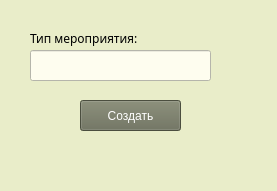
<?xml version="1.0" encoding="UTF-8"?>
<ui version="4.0">
 <class>Form</class>
 <widget class="QWidget" name="Form">
  <property name="geometry">
   <rect>
    <x>0</x>
    <y>0</y>
    <width>277</width>
    <height>191</height>
   </rect>
  </property>
  <property name="windowTitle">
   <string>Form</string>
  </property>
  <property name="styleSheet">
   <string notr="true">background-color: rgb(233, 237, 201);
selection-color: rgb(255, 255, 255);
selection-background-color: rgb(105, 109, 88);</string>
  </property>
  <widget class="QLabel" name="label">
   <property name="geometry">
    <rect>
     <x>30</x>
     <y>30</y>
     <width>151</width>
     <height>16</height>
    </rect>
   </property>
   <property name="font">
    <font>
     <family>Century Gothic</family>
     <pointsize>9</pointsize>
    </font>
   </property>
   <property name="text">
    <string>Тип мероприятия:</string>
   </property>
  </widget>
  <widget class="QPushButton" name="createButton">
   <property name="geometry">
    <rect>
     <x>80</x>
     <y>100</y>
     <width>101</width>
     <height>31</height>
    </rect>
   </property>
   <property name="styleSheet">
    <string notr="true">font: 9pt &quot;Century Gothic&quot;;
background-color: rgb(105, 109, 88);
color: rgb(255, 255, 255);</string>
   </property>
   <property name="text">
    <string>Создать</string>
   </property>
  </widget>
  <widget class="QLineEdit" name="typeEdit">
   <property name="geometry">
    <rect>
     <x>30</x>
     <y>50</y>
     <width>181</width>
     <height>31</height>
    </rect>
   </property>
   <property name="styleSheet">
    <string notr="true">background-color: rgb(254, 253, 239);
font: 9pt &quot;Century Gothic&quot;;</string>
   </property>
   <property name="text">
    <string/>
   </property>
  </widget>
  <widget class="QLabel" name="error_label">
   <property name="geometry">
    <rect>
     <x>30</x>
     <y>150</y>
     <width>211</width>
     <height>16</height>
    </rect>
   </property>
   <property name="styleSheet">
    <string notr="true">font: 9pt &quot;Century Gothic&quot;;</string>
   </property>
   <property name="text">
    <string/>
   </property>
  </widget>
 </widget>
 <resources/>
 <connections/>
</ui>
